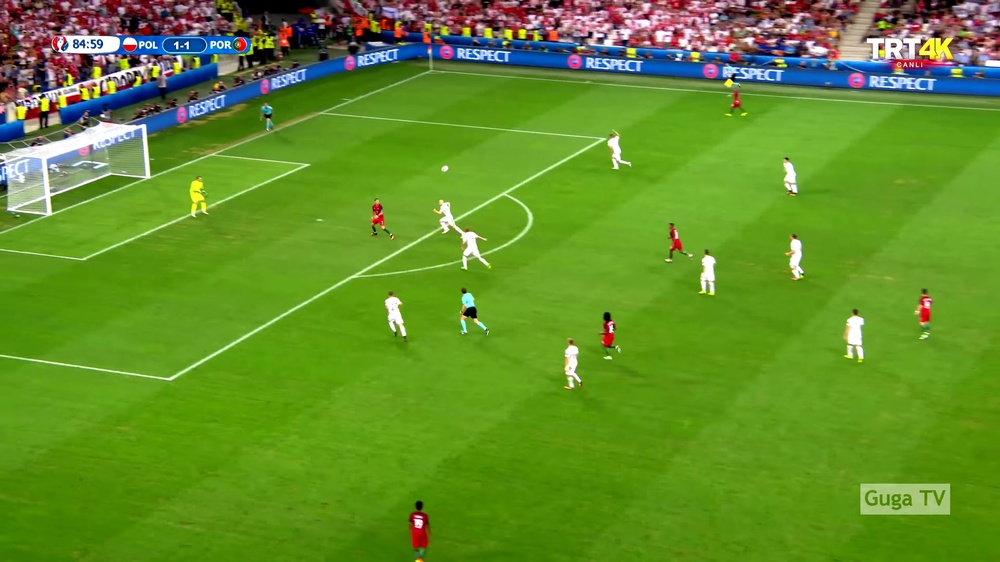
#> input picture DataSet/Test/10.jpg, 1000 x 562 px, shrunk from 2560 x 1440 before the run
$ python -i segmentation_utils.py   (imports and definitions only)
#> lines starting #> are read from the running program, lines starting #| are printed output that depends on the picture; after the words box and inside, x2 and y2 are one past the last pixel; in counts of white or black regions, pixels touching at a corner belong together
#> further down, picture is the input picture: shape (562, 1000, 3); mean B, G, R 40.7, 142.7, 98.2
import numpy as np
import cv2
from matplotlib import pyplot as plt

lower_green = np.array([36,0,0])
upper_green = np.array([86, 255, 255])


player_k = np.ones((5,5),np.uint8)
audience_k = np.ones((30,30),np.uint8)
closing_k = np.ones((40,40),np.uint8)
erode_k = np.ones((15,1),np.uint8)
dilate_k = np.ones((10,10),np.uint8)

# function that extracts the players, the gk and the referee using a preset range of green as a mask for field segmentation
def extract_playersV1(im):
    # hsv
    hsv = cv2.cvtColor(im,cv2.COLOR_BGR2HSV)
#> hsv: shape (562, 1000, 3); mean H, S, V 54.1, 200.5, 150.8
    grass_mask = cv2.inRange(hsv, lower_green, upper_green)
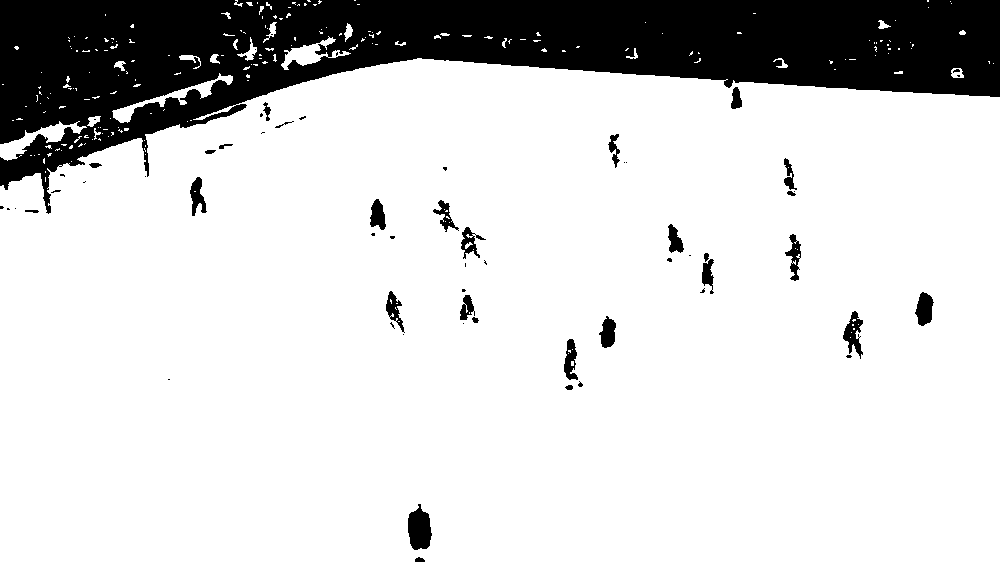
#> grass_mask: shape (562, 1000); 82.8% white; 63 black regions (34 under 20 px), largest, box (x1, y1, x2, y2) and area: (0, 0, 1000, 214) 90341, (408, 504, 432, 550) 803, (843, 311, 863, 359) 461
    # cv2.imshow('green_mask',grass_mask)
    # cv2.waitKey(0)
    # FER CLOSING PER TAPAR ELS JUGADORS
    # RESTAR ELS JUGADORS DE LA IMATGE INICIAL
    mask = 255 - grass_mask
    thresh_players = cv2.morphologyEx(mask, cv2.MORPH_CLOSE, player_k)
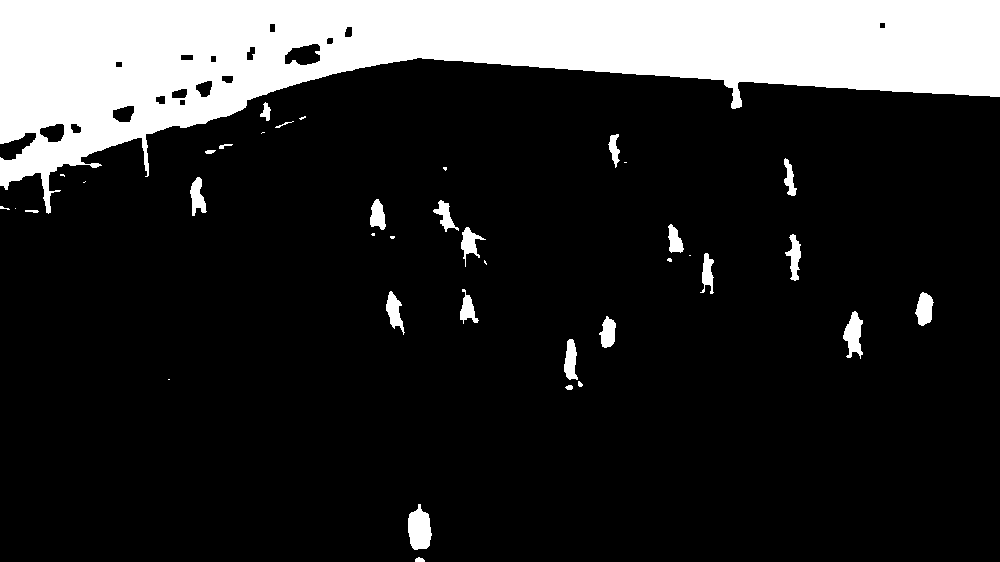
#> thresh_players: shape (562, 1000); 17.8% white; 39 white regions (14 under 20 px), largest, box (x1, y1, x2, y2) and area: (0, 0, 1000, 214) 93288, (408, 504, 432, 550) 807, (843, 311, 863, 359) 566
    # cv2.imshow('players',thresh_players)
    # cv2.waitKey(0)

    thresh_aud = cv2.morphologyEx(mask, cv2.MORPH_CLOSE, audience_k)
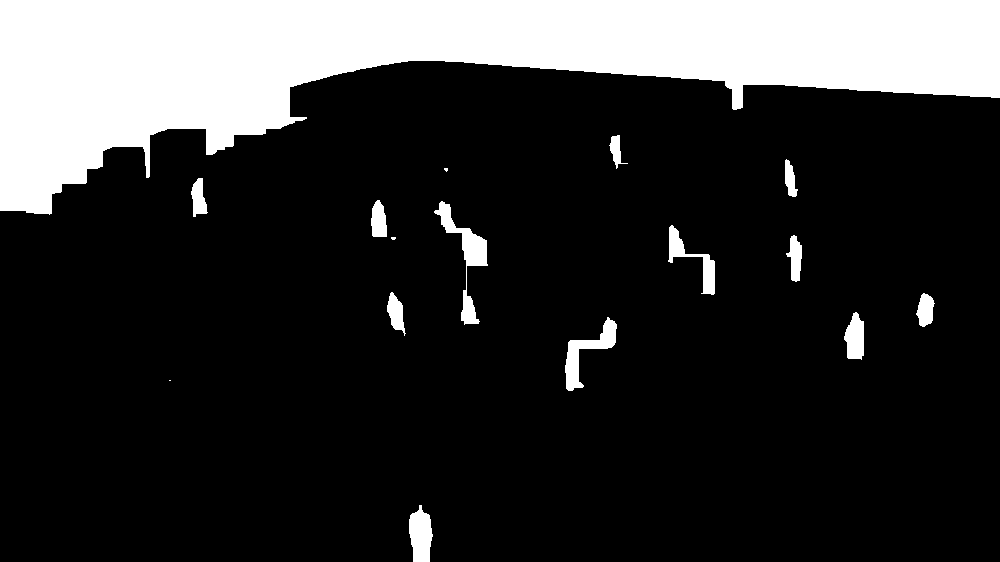
#> thresh_aud: shape (562, 1000); 19.7% white; 16 white regions (3 under 20 px), largest, box (x1, y1, x2, y2) and area: (0, 0, 1000, 215) 102400, (434, 201, 488, 325) 1578, (565, 317, 617, 391) 1234
    # cv2.imshow('aud',thresh_aud)
    # cv2.waitKey(0)
    thresh_aud = cv2.morphologyEx(thresh_aud, cv2.MORPH_OPEN, closing_k)
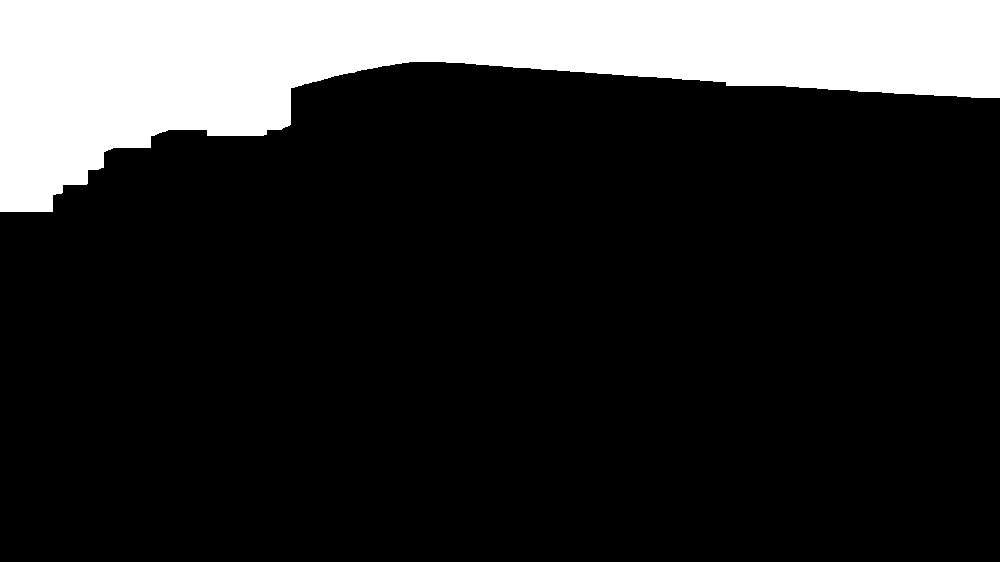
#> thresh_aud: shape (562, 1000); 18.2% white; 1 white region, box (x1, y1, x2, y2) and area: (0, 0, 1000, 212) 102483
    # cv2.imshow('aud2',thresh_aud)
    # cv2.waitKey(0)
    thresh_aud = 255 - thresh_aud
    comb_thresh = cv2.bitwise_and( thresh_aud , thresh_players)
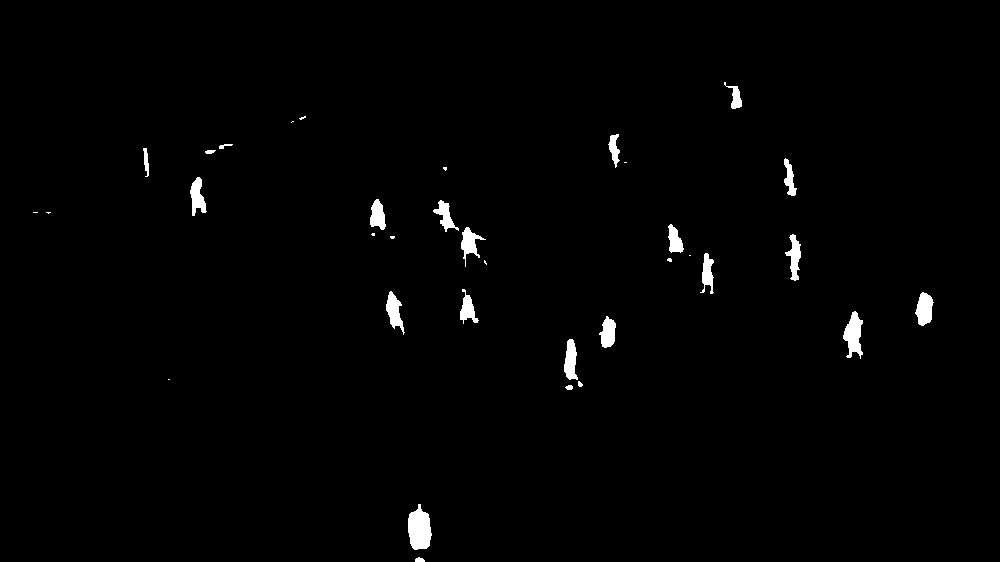
#> comb_thresh: shape (562, 1000); 1.2% white; 35 white regions (12 under 20 px), largest, box (x1, y1, x2, y2) and area: (408, 504, 432, 550) 807, (843, 311, 863, 359) 566, (915, 292, 934, 326) 440
    thresh_no_noise = cv2.morphologyEx(comb_thresh,cv2.MORPH_ERODE,erode_k)
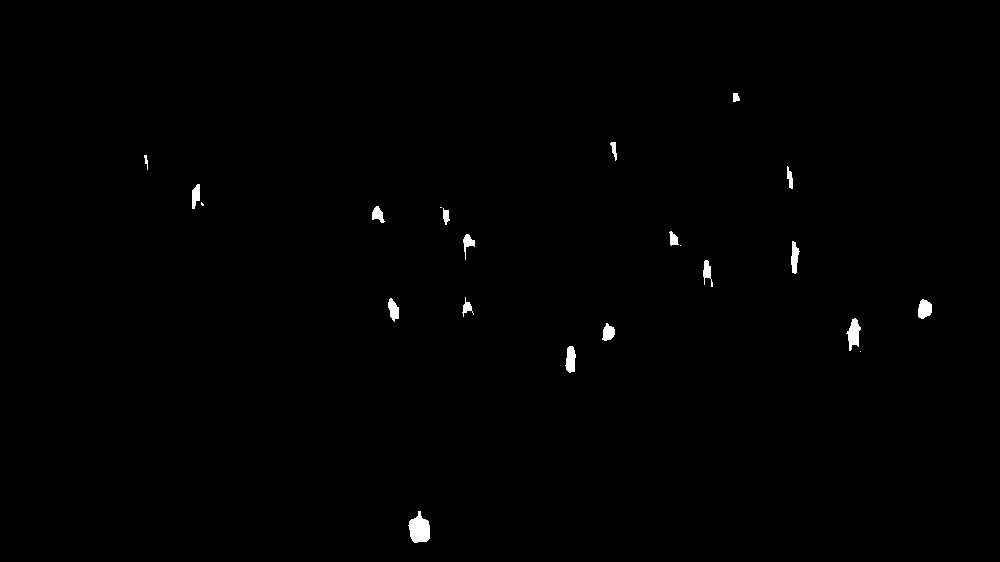
#> thresh_no_noise: shape (562, 1000); 0.49% white; 22 white regions (4 under 20 px), largest, box (x1, y1, x2, y2) and area: (408, 511, 430, 543) 483, (846, 318, 861, 351) 279, (565, 346, 576, 373) 218
    thresh = cv2.morphologyEx(thresh_no_noise,cv2.MORPH_DILATE,dilate_k)
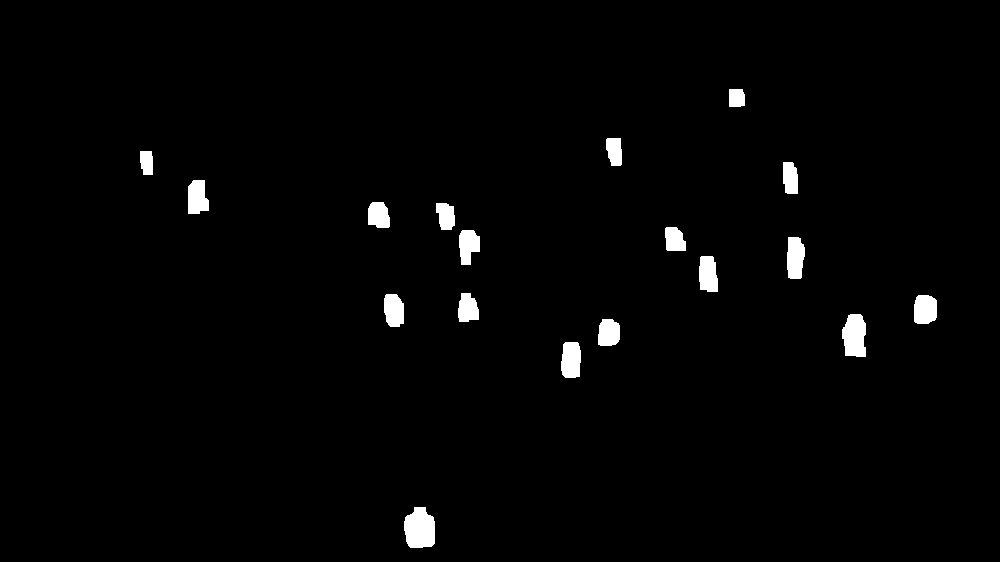
#> thresh: shape (562, 1000); 1.7% white; 18 white regions, largest, box (x1, y1, x2, y2) and area: (404, 507, 435, 548) 1050, (842, 314, 866, 357) 860, (787, 237, 805, 279) 645
    # cv2.imshow('thresh',thresh)
    # cv2.waitKey(0)
    return thresh

# [62 lines left out: functions getHueThresh, extract_playersv2, show_contours, not called in this run]
    # return contours


>>> import cv2
>>> picture = cv2.imread('../DataSet/Test/10.jpg')
>>> result = extract_playersV1(picture)

$ run again, on DataSet/Test/100.jpg
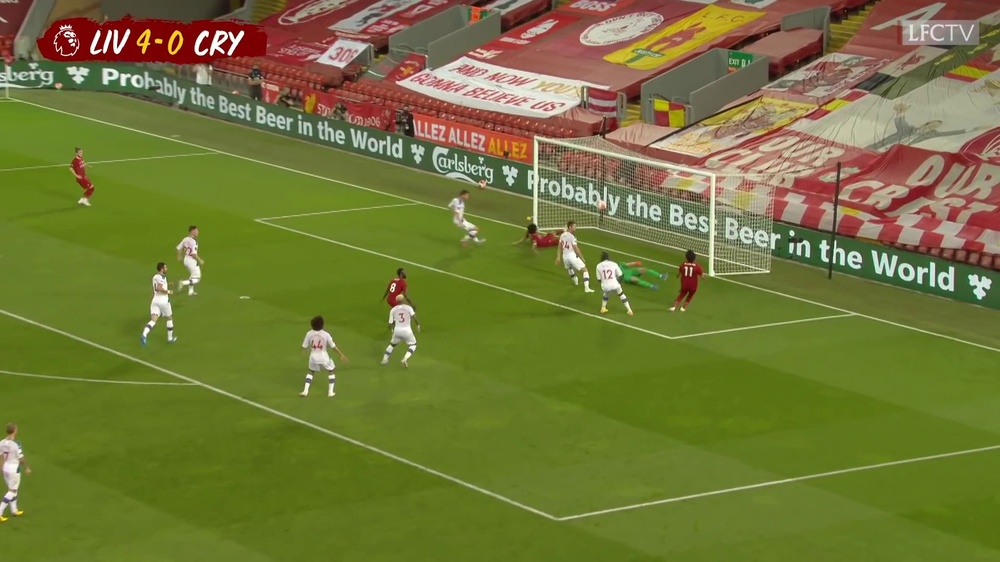
#> input picture DataSet/Test/100.jpg, 1000 x 562 px, shrunk from 1920 x 1080 before the run
#> picture is the input picture: shape (562, 1000, 3); mean B, G, R 56.1, 118, 114.6
#> hsv: shape (562, 1000, 3); mean H, S, V 34.3, 151, 129.2
#> in extract_playersV1, `grass_mask = cv2.inRange(hsv, lower_green, upper_green)`:
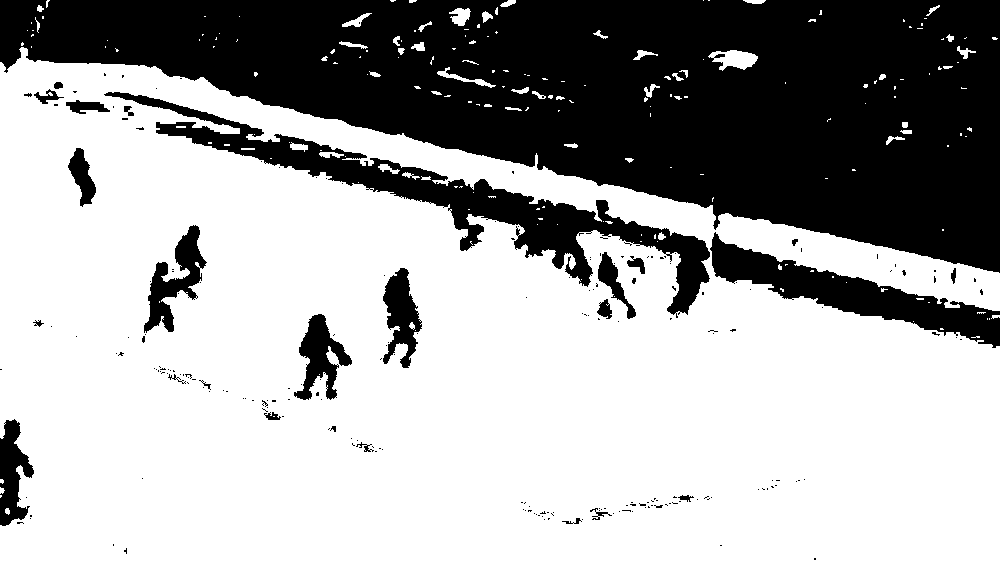
#> grass_mask: shape (562, 1000); 65.2% white; 220 black regions (193 under 20 px), largest, box (x1, y1, x2, y2) and area: (0, 0, 1000, 273) 155071, (104, 92, 710, 318) 18501, (710, 232, 1000, 348) 9423
#> thresh_players: shape (562, 1000); 35.9% white; 91 white regions (66 under 20 px), largest, box (x1, y1, x2, y2) and area: (0, 0, 1000, 348) 187425, (142, 225, 207, 343) 2770, (294, 314, 352, 400) 2400
#> comb_thresh: shape (562, 1000); 2.4% white; 89 white regions (65 under 20 px), largest, box (x1, y1, x2, y2) and area: (142, 225, 207, 343) 2770, (294, 314, 352, 400) 2400, (380, 268, 422, 368) 2298
#> thresh_no_noise: shape (562, 1000); 1.2% white; 12 white regions (3 under 20 px), largest, box (x1, y1, x2, y2) and area: (385, 275, 419, 361) 1555, (302, 321, 336, 393) 1313, (804, 273, 862, 309) 1174
#> in extract_playersV1, `thresh = cv2.morphologyEx(thresh_no_noise,cv2.MORPH_DILATE,dilate_k)`:
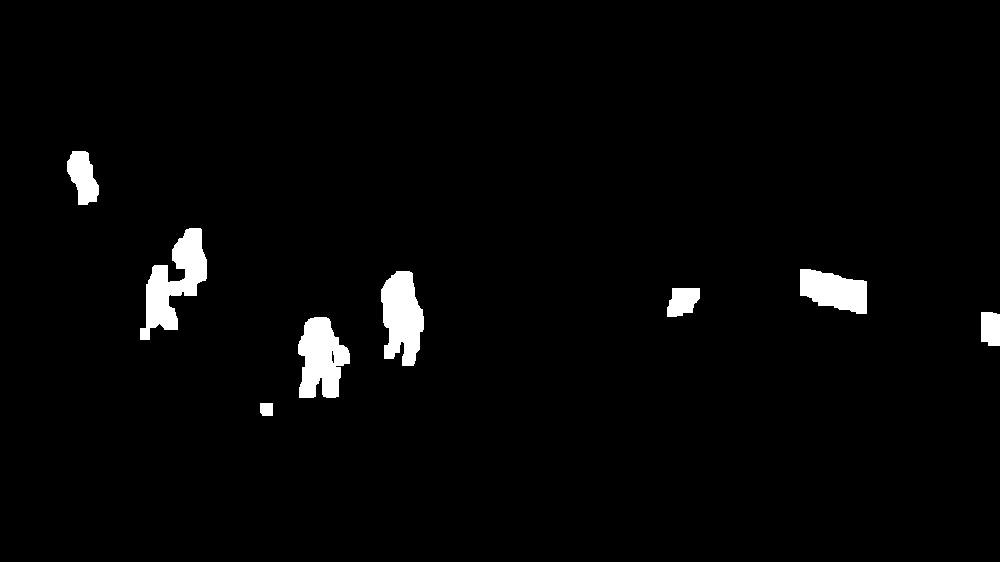
#> thresh: shape (562, 1000); 2.5% white; 8 white regions, largest, box (x1, y1, x2, y2) and area: (140, 228, 207, 340) 3427, (298, 317, 350, 398) 2942, (381, 271, 424, 366) 2938

$ run again, on DataSet/Test/11.jpg
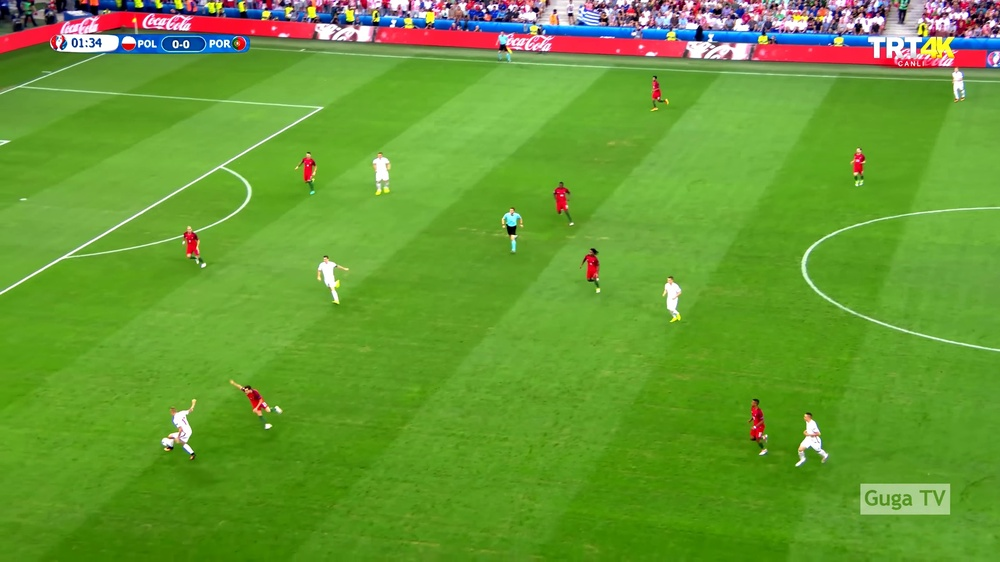
#> input picture DataSet/Test/11.jpg, 1000 x 562 px, shrunk from 2560 x 1440 before the run
#> picture is the input picture: shape (562, 1000, 3); mean B, G, R 50.8, 155.2, 103.4
#> hsv: shape (562, 1000, 3); mean H, S, V 54.4, 186.7, 163.6
#> in extract_playersV1, `grass_mask = cv2.inRange(hsv, lower_green, upper_green)`:
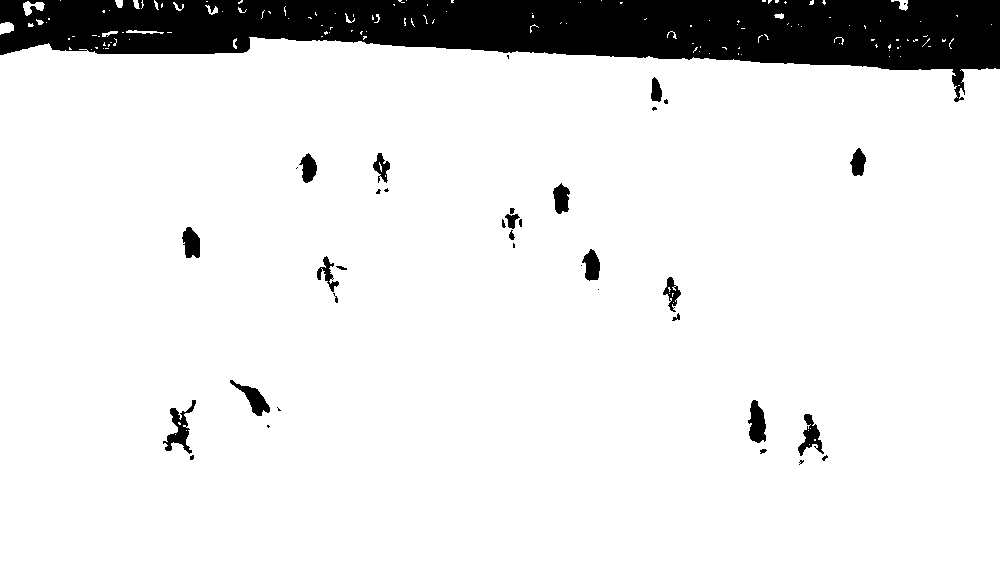
#> grass_mask: shape (562, 1000); 89.5% white; 38 black regions (15 under 20 px), largest, box (x1, y1, x2, y2) and area: (0, 0, 1000, 102) 53622, (163, 400, 196, 454) 610, (748, 400, 766, 443) 543
#> thresh_players: shape (562, 1000); 10.8% white; 22 white regions (4 under 20 px), largest, box (x1, y1, x2, y2) and area: (0, 0, 1000, 102) 54936, (163, 400, 196, 460) 700, (798, 414, 828, 465) 560
#> comb_thresh: shape (562, 1000); 1.1% white; 24 white regions (6 under 20 px), largest, box (x1, y1, x2, y2) and area: (163, 400, 196, 460) 700, (798, 414, 828, 465) 560, (748, 400, 766, 443) 556
#> thresh_no_noise: shape (562, 1000); 0.38% white; 17 white regions (2 under 20 px), largest, box (x1, y1, x2, y2) and area: (750, 407, 765, 436) 319, (185, 234, 200, 251) 186, (173, 415, 187, 443) 182
#> in extract_playersV1, `thresh = cv2.morphologyEx(thresh_no_noise,cv2.MORPH_DILATE,dilate_k)`:
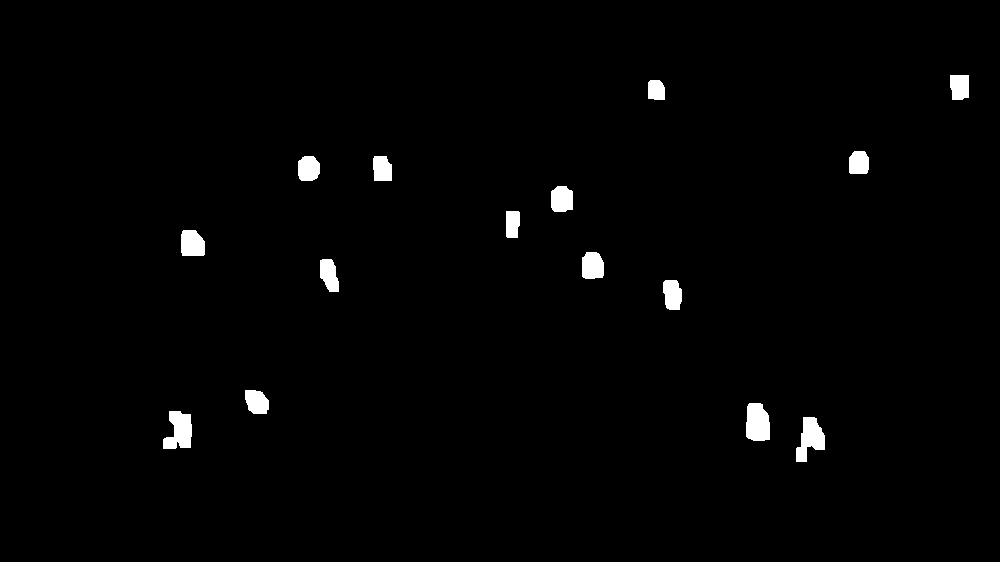
#> thresh: shape (562, 1000); 1.4% white; 15 white regions, largest, box (x1, y1, x2, y2) and area: (746, 403, 770, 441) 796, (163, 411, 192, 449) 790, (796, 417, 825, 462) 788
